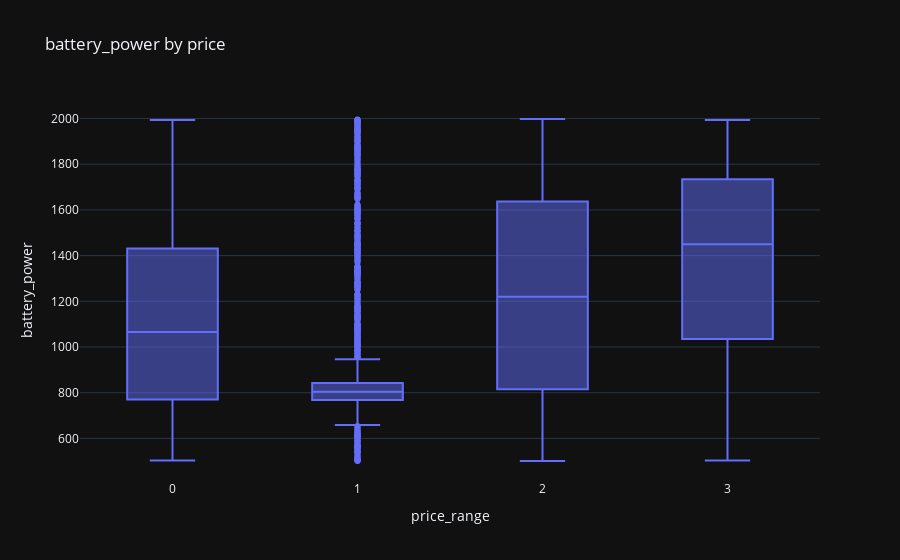
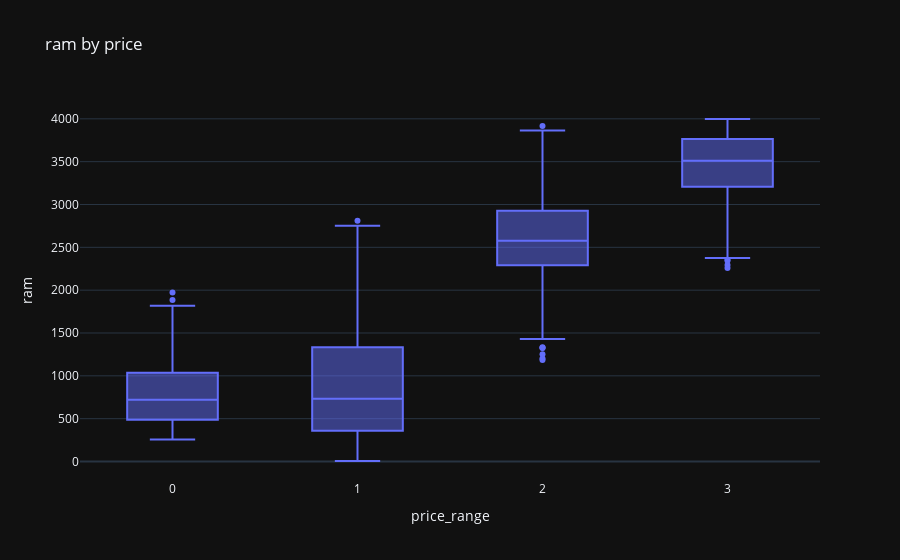
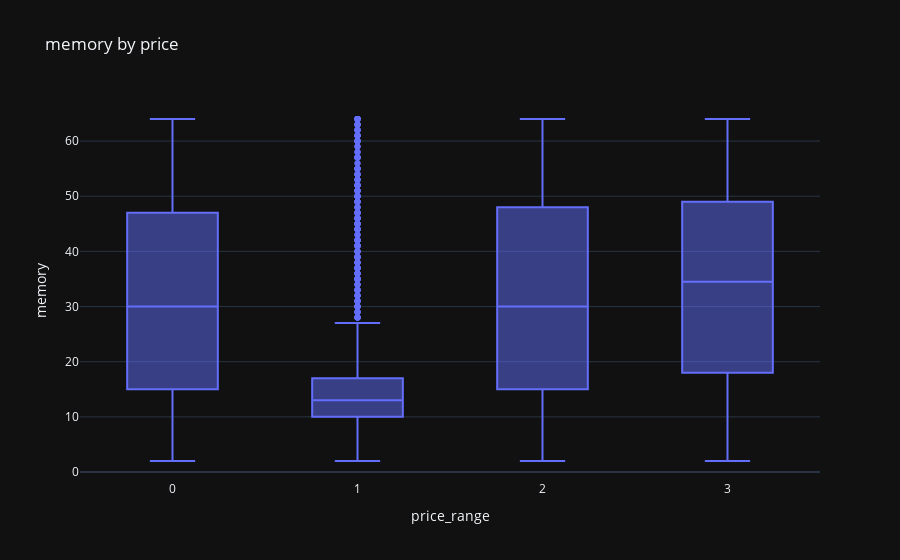

The cell these charts' notebook holds for them, in order:
### Code cell
# 4. Boxplots by price
for feature in features:
    fig = px.box(df, x='price_range', y=feature, title=f'{feature} by price')
    fig.show()

### Figure 1 — Plotly figure (JSON) as saved in the notebook; plotly's stock layout.template omitted (floating-point values rounded to 4 significant figures; data arrays with more than 128 entries replaced by an {"elided": "..."} marker saying what was removed)
{"data": [{"alignmentgroup": "True", "hovertemplate": "price_range=%{x}<br>battery_power=%{y}<extra></extra>", "legendgroup": "", "marker": {"color": "#636efa"}, "name": "", "notched": false, "offsetgroup": "", "orientation": "v", "showlegend": false, "x": {"elided": "3020 int values"}, "x0": " ", "xaxis": "x", "y": {"elided": "3020 int values"}, "y0": " ", "yaxis": "y", "type": "box"}], "layout": {"xaxis": {"anchor": "y", "domain": [0.0, 1.0], "title": {"text": "price_range"}}, "yaxis": {"anchor": "x", "domain": [0.0, 1.0], "title": {"text": "battery_power"}}, "legend": {"tracegroupgap": 0}, "title": {"text": "battery_power by price"}, "boxmode": "group"}}

### Figure 2 — Plotly figure (JSON) as saved in the notebook; plotly's stock layout.template omitted (floating-point values rounded to 4 significant figures; data arrays with more than 128 entries replaced by an {"elided": "..."} marker saying what was removed)
{"data": [{"alignmentgroup": "True", "hovertemplate": "price_range=%{x}<br>ram=%{y}<extra></extra>", "legendgroup": "", "marker": {"color": "#636efa"}, "name": "", "notched": false, "offsetgroup": "", "orientation": "v", "showlegend": false, "x": {"elided": "3020 int values"}, "x0": " ", "xaxis": "x", "y": {"elided": "3020 int values"}, "y0": " ", "yaxis": "y", "type": "box"}], "layout": {"xaxis": {"anchor": "y", "domain": [0.0, 1.0], "title": {"text": "price_range"}}, "yaxis": {"anchor": "x", "domain": [0.0, 1.0], "title": {"text": "ram"}}, "legend": {"tracegroupgap": 0}, "title": {"text": "ram by price"}, "boxmode": "group"}}

### Figure 3 — Plotly figure (JSON) as saved in the notebook; plotly's stock layout.template omitted (floating-point values rounded to 4 significant figures; data arrays with more than 128 entries replaced by an {"elided": "..."} marker saying what was removed)
{"data": [{"alignmentgroup": "True", "hovertemplate": "price_range=%{x}<br>memory=%{y}<extra></extra>", "legendgroup": "", "marker": {"color": "#636efa"}, "name": "", "notched": false, "offsetgroup": "", "orientation": "v", "showlegend": false, "x": {"elided": "3020 int values"}, "x0": " ", "xaxis": "x", "y": {"elided": "3020 int values"}, "y0": " ", "yaxis": "y", "type": "box"}], "layout": {"xaxis": {"anchor": "y", "domain": [0.0, 1.0], "title": {"text": "price_range"}}, "yaxis": {"anchor": "x", "domain": [0.0, 1.0], "title": {"text": "memory"}}, "legend": {"tracegroupgap": 0}, "title": {"text": "memory by price"}, "boxmode": "group"}}
